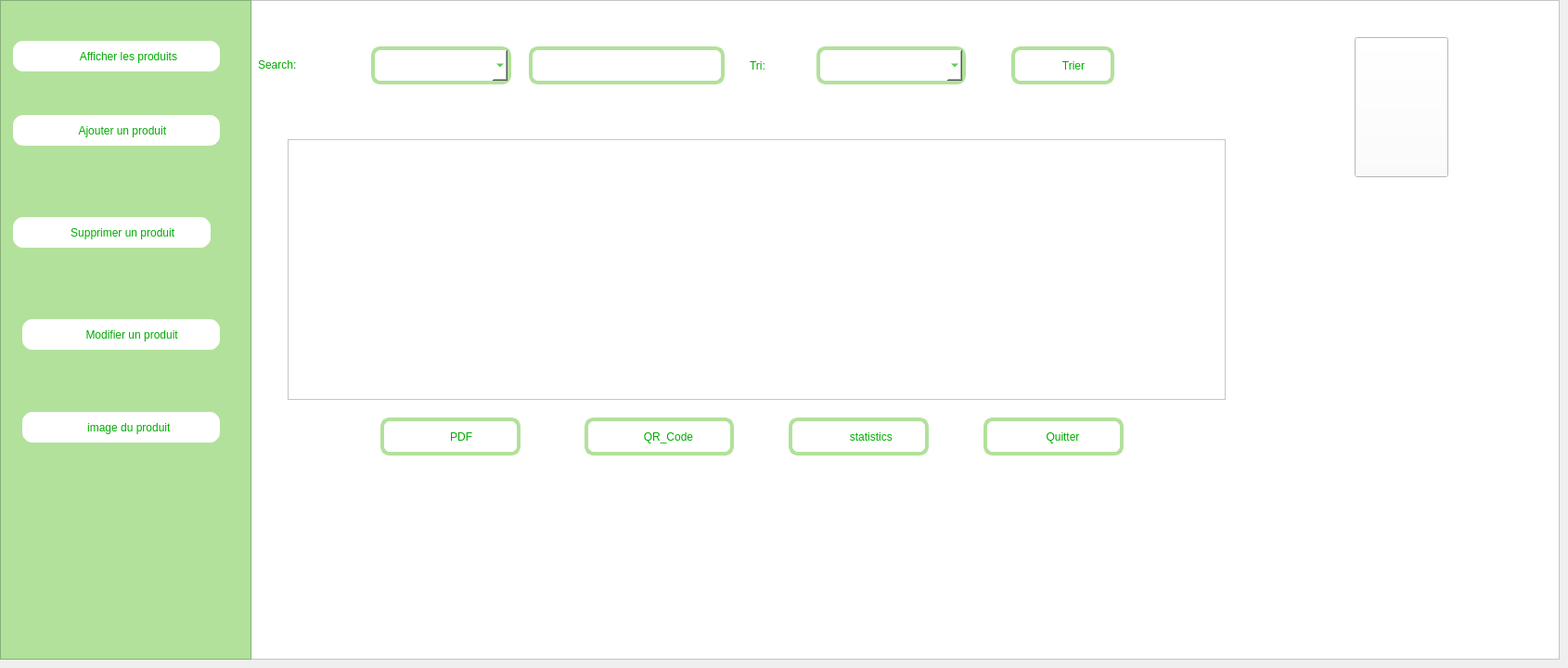
    <widget class="QWidget" name="page_6">
     <widget class="QFrame" name="frame_produit2">
      <property name="geometry">
       <rect>
        <x>240</x>
        <y>0</y>
        <width>1441</width>
        <height>711</height>
       </rect>
      </property>
      <property name="styleSheet">
       <string notr="true">background-color:rgb(255,255,255);</string>
      </property>
      <property name="frameShape">
       <enum>QFrame::StyledPanel</enum>
      </property>
      <property name="frameShadow">
       <enum>QFrame::Raised</enum>
      </property>
      <widget class="QLabel" name="label_produit_30">
       <property name="geometry">
        <rect>
         <x>38</x>
         <y>59</y>
         <width>101</width>
         <height>21</height>
        </rect>
       </property>
       <property name="styleSheet">
        <string notr="true">font:15pt&quot;Centaur&quot;;
color: rgb(0, 170, 0);
</string>
       </property>
       <property name="text">
        <string>Search:</string>
       </property>
      </widget>
      <widget class="QLabel" name="label_produit_31">
       <property name="geometry">
        <rect>
         <x>568</x>
         <y>60</y>
         <width>71</width>
         <height>21</height>
        </rect>
       </property>
       <property name="styleSheet">
        <string notr="true">font:15pt&quot;Centaur&quot;;
color: rgb(0, 170, 0);
</string>
       </property>
       <property name="text">
        <string>Tri:</string>
       </property>
      </widget>
      <widget class="QPushButton" name="exportPDF">
       <property name="geometry">
        <rect>
         <x>170</x>
         <y>450</y>
         <width>151</width>
         <height>41</height>
        </rect>
       </property>
       <property name="styleSheet">
        <string notr="true">font:10pt&quot;Centaur&quot;;
color:rgb(0,170,0);
border-radius:10px;
border:4px solid rgb(178,225,155);</string>
       </property>
       <property name="text">
        <string>       PDF</string>
       </property>
      </widget>
      <widget class="QPushButton" name="qr_code">
       <property name="geometry">
        <rect>
         <x>390</x>
         <y>450</y>
         <width>161</width>
         <height>41</height>
        </rect>
       </property>
       <property name="styleSheet">
        <string notr="true">font:10pt&quot;Centaur&quot;;
color:rgb(0,170,0);
border-radius:10px;
border:4px solid rgb(178,225,155);</string>
       </property>
       <property name="text">
        <string>      QR_Code</string>
       </property>
      </widget>
      <widget class="QPushButton" name="statistics_produit">
       <property name="geometry">
        <rect>
         <x>610</x>
         <y>450</y>
         <width>151</width>
         <height>41</height>
        </rect>
       </property>
       <property name="styleSheet">
        <string notr="true">font:10pt&quot;Centaur&quot;;
color:rgb(0,170,0);
border-radius:10px;
border:4px solid rgb(178,225,155);</string>
       </property>
       <property name="text">
        <string>        statistics</string>
       </property>
      </widget>
      <widget class="QTableView" name="tab_Produit">
       <property name="geometry">
        <rect>
         <x>70</x>
         <y>150</y>
         <width>1011</width>
         <height>281</height>
        </rect>
       </property>
      </widget>
      <widget class="QComboBox" name="combo_objet">
       <property name="geometry">
        <rect>
         <x>160</x>
         <y>50</y>
         <width>151</width>
         <height>41</height>
        </rect>
       </property>
       <property name="styleSheet">
        <string notr="true">
font:10pt&quot;Centaur&quot;;
color:rgb(0,170,0);
border-radius:10px;
border:4px solid rgb(178,225,155);</string>
       </property>
      </widget>
      <widget class="QLineEdit" name="recherche">
       <property name="geometry">
        <rect>
         <x>330</x>
         <y>50</y>
         <width>211</width>
         <height>41</height>
        </rect>
       </property>
       <property name="styleSheet">
        <string notr="true">border-radius:10px;
border:4px solid rgb(178,225,155);</string>
       </property>
      </widget>
      <widget class="QComboBox" name="combobox_tri">
       <property name="geometry">
        <rect>
         <x>640</x>
         <y>50</y>
         <width>161</width>
         <height>41</height>
        </rect>
       </property>
       <property name="styleSheet">
        <string notr="true">
font:10pt&quot;Centaur&quot;;
color:rgb(0,170,0);
border-radius:10px;
border:4px solid rgb(178,225,155);</string>
       </property>
      </widget>
      <widget class="QPushButton" name="trier">
       <property name="geometry">
        <rect>
         <x>850</x>
         <y>50</y>
         <width>111</width>
         <height>41</height>
        </rect>
       </property>
       <property name="styleSheet">
        <string notr="true">font:10pt&quot;Centaur&quot;;
color:rgb(0,170,0);
border-radius:10px;
border:4px solid rgb(178,225,155);</string>
       </property>
       <property name="text">
        <string>       Trier</string>
       </property>
      </widget>
      <widget class="QLabel" name="label_produit_logo_2">
       <property name="geometry">
        <rect>
         <x>1020</x>
         <y>10</y>
         <width>121</width>
         <height>101</height>
        </rect>
       </property>
       <property name="text">
        <string/>
       </property>
      </widget>
      <widget class="QLabel" name="label_produit_qr">
       <property name="enabled">
        <bool>false</bool>
       </property>
       <property name="geometry">
        <rect>
         <x>420</x>
         <y>460</y>
         <width>20</width>
         <height>20</height>
        </rect>
       </property>
       <property name="text">
        <string/>
       </property>
      </widget>
      <widget class="QLabel" name="label_produit_PDF">
       <property name="enabled">
        <bool>false</bool>
       </property>
       <property name="geometry">
        <rect>
         <x>190</x>
         <y>460</y>
         <width>20</width>
         <height>20</height>
        </rect>
       </property>
       <property name="text">
        <string/>
       </property>
      </widget>
      <widget class="QLabel" name="label_produit_recherche">
       <property name="enabled">
        <bool>false</bool>
       </property>
       <property name="geometry">
        <rect>
         <x>510</x>
         <y>60</y>
         <width>20</width>
         <height>20</height>
        </rect>
       </property>
       <property name="text">
        <string/>
       </property>
      </widget>
      <widget class="QLabel" name="label_produit_trier">
       <property name="enabled">
        <bool>false</bool>
       </property>
       <property name="geometry">
        <rect>
         <x>870</x>
         <y>60</y>
         <width>20</width>
         <height>20</height>
        </rect>
       </property>
       <property name="text">
        <string/>
       </property>
      </widget>
      <widget class="QLabel" name="label_produit_logo">
       <property name="geometry">
        <rect>
         <x>1200</x>
         <y>60</y>
         <width>121</width>
         <height>101</height>
        </rect>
       </property>
       <property name="text">
        <string/>
       </property>
      </widget>
      <widget class="QPushButton" name="gestionemployes_quitter_1">
       <property name="geometry">
        <rect>
         <x>820</x>
         <y>450</y>
         <width>151</width>
         <height>41</height>
        </rect>
       </property>
       <property name="styleSheet">
        <string notr="true">font: 10pt &quot;Centaur&quot;;
color: rgb(0, 170, 0);
border-radius: 10px;
border: 4px solid rgb(178, 225, 155);</string>
       </property>
       <property name="text">
        <string>      Quitter</string>
       </property>
      </widget>
      <widget class="QLabel" name="label_produit_statistics">
       <property name="enabled">
        <bool>false</bool>
       </property>
       <property name="geometry">
        <rect>
         <x>640</x>
         <y>460</y>
         <width>20</width>
         <height>20</height>
        </rect>
       </property>
       <property name="text">
        <string/>
       </property>
      </widget>
      <widget class="QPushButton" name="pushButton_9">
       <property name="geometry">
        <rect>
         <x>1220</x>
         <y>40</y>
         <width>101</width>
         <height>151</height>
        </rect>
       </property>
       <property name="styleSheet">
        <string notr="true">image: url(:/logo ....png);
border-image: url(:/logo ....png);</string>
       </property>
       <property name="text">
        <string/>
       </property>
      </widget>
      <widget class="QLabel" name="quitter">
       <property name="enabled">
        <bool>false</bool>
       </property>
       <property name="geometry">
        <rect>
         <x>840</x>
         <y>460</y>
         <width>20</width>
         <height>20</height>
        </rect>
       </property>
       <property name="text">
        <string/>
       </property>
      </widget>
     </widget>
     <widget class="QFrame" name="frame_produit">
      <property name="geometry">
       <rect>
        <x>0</x>
        <y>0</y>
        <width>271</width>
        <height>711</height>
       </rect>
      </property>
      <property name="styleSheet">
       <string notr="true">background-color:rgb(178,225,155);</string>
      </property>
      <property name="frameShape">
       <enum>QFrame::StyledPanel</enum>
      </property>
      <property name="frameShadow">
       <enum>QFrame::Raised</enum>
      </property>
      <widget class="QPushButton" name="image_produit">
       <property name="geometry">
        <rect>
         <x>20</x>
         <y>440</y>
         <width>221</width>
         <height>41</height>
        </rect>
       </property>
       <property name="styleSheet">
        <string notr="true">
font: 10pt &quot;Centaur&quot;;
background-color: rgb(255, 255, 255);
color: rgb(0, 170, 0);
border-radius: 15px;
border: 4px solid rgb(178, 225, 155);</string>
       </property>
       <property name="text">
        <string>     image du produit</string>
       </property>
      </widget>
      <widget class="QPushButton" name="ajouter_produit">
       <property name="geometry">
        <rect>
         <x>10</x>
         <y>120</y>
         <width>231</width>
         <height>41</height>
        </rect>
       </property>
       <property name="styleSheet">
        <string notr="true">
font: 10pt &quot;Centaur&quot;;
background-color: rgb(255, 255, 255);
color: rgb(0, 170, 0);
border-radius: 15px;
border: 4px solid rgb(178, 225, 155);</string>
       </property>
       <property name="text">
        <string>    Ajouter un produit</string>
       </property>
      </widget>
      <widget class="QPushButton" name="supprimer_produit">
       <property name="geometry">
        <rect>
         <x>10</x>
         <y>230</y>
         <width>221</width>
         <height>41</height>
        </rect>
       </property>
       <property name="styleSheet">
        <string notr="true">
font: 10pt &quot;Centaur&quot;;
background-color: rgb(255, 255, 255);
color: rgb(0, 170, 0);
border-radius: 15px;
border: 4px solid rgb(178, 225, 155);</string>
       </property>
       <property name="text">
        <string>        Supprimer un produit </string>
       </property>
      </widget>
      <widget class="QPushButton" name="afficher_produit">
       <property name="geometry">
        <rect>
         <x>10</x>
         <y>40</y>
         <width>231</width>
         <height>41</height>
        </rect>
       </property>
       <property name="styleSheet">
        <string notr="true">
font: 10pt &quot;Centaur&quot;;
background-color: rgb(255, 255, 255);
color: rgb(0, 170, 0);
border-radius: 15px;
border: 4px solid rgb(178, 225, 155);</string>
       </property>
       <property name="text">
        <string>        Afficher les produits</string>
       </property>
      </widget>
      <widget class="QPushButton" name="modifier_produit">
       <property name="geometry">
        <rect>
         <x>20</x>
         <y>340</y>
         <width>221</width>
         <height>41</height>
        </rect>
       </property>
       <property name="styleSheet">
        <string notr="true">
font: 10pt &quot;Centaur&quot;;
background-color: rgb(255, 255, 255);
color: rgb(0, 170, 0);
border-radius: 15px;
border: 4px solid rgb(178, 225, 155);</string>
       </property>
       <property name="text">
        <string>       Modifier un produit</string>
       </property>
      </widget>
      <widget class="QLabel" name="label_afficherlesproduits">
       <property name="enabled">
        <bool>false</bool>
       </property>
       <property name="geometry">
        <rect>
         <x>30</x>
         <y>50</y>
         <width>20</width>
         <height>20</height>
        </rect>
       </property>
       <property name="styleSheet">
        <string notr="true">background-color:rgb(255,255,255);</string>
       </property>
       <property name="text">
        <string/>
       </property>
      </widget>
      <widget class="QLabel" name="label_ajouterunproduit">
       <property name="enabled">
        <bool>false</bool>
       </property>
       <property name="geometry">
        <rect>
         <x>30</x>
         <y>130</y>
         <width>20</width>
         <height>20</height>
        </rect>
       </property>
       <property name="styleSheet">
        <string notr="true">background-color:rgb(255,255,255);</string>
       </property>
       <property name="text">
        <string/>
       </property>
      </widget>
      <widget class="QLabel" name="label_supprimerunproduit">
       <property name="enabled">
        <bool>false</bool>
       </property>
       <property name="geometry">
        <rect>
         <x>30</x>
         <y>240</y>
         <width>20</width>
         <height>20</height>
        </rect>
       </property>
       <property name="styleSheet">
        <string notr="true">background-color:rgb(255,255,255);</string>
       </property>
       <property name="text">
        <string/>
       </property>
      </widget>
      <widget class="QLabel" name="label_modifierunproduit">
       <property name="enabled">
        <bool>false</bool>
       </property>
       <property name="geometry">
        <rect>
         <x>30</x>
         <y>350</y>
         <width>20</width>
         <height>20</height>
        </rect>
       </property>
       <property name="styleSheet">
        <string notr="true">background-color:rgb(255,255,255);</string>
       </property>
       <property name="text">
        <string/>
       </property>
      </widget>
      <widget class="QLabel" name="label_imageduproduit">
       <property name="enabled">
        <bool>false</bool>
       </property>
       <property name="geometry">
        <rect>
         <x>40</x>
         <y>450</y>
         <width>20</width>
         <height>20</height>
        </rect>
       </property>
       <property name="styleSheet">
        <string notr="true">background-color:rgb(255,255,255);</string>
       </property>
       <property name="text">
        <string/>
       </property>
      </widget>
     </widget>
    </widget>
